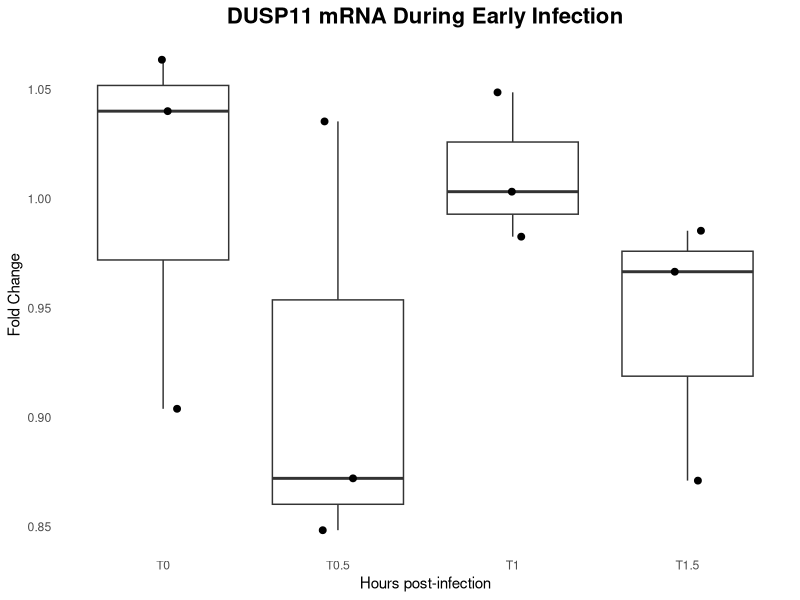
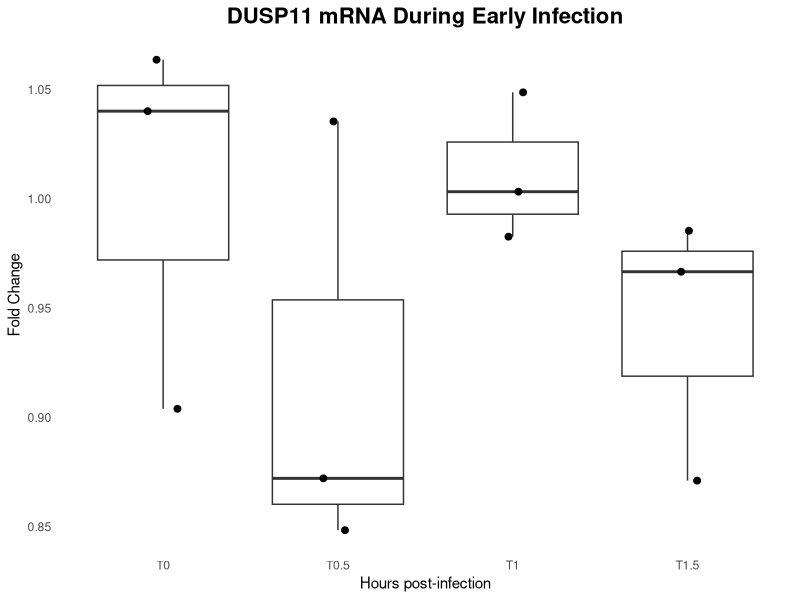

Reproduce these figures in R, in order.
library(readxl)
df <- read_excel("TN052.13/filtered_results.xlsx")

# Calculate ΔCt for each sample
library(dplyr)
ddct_data <- df %>%
  group_by(`Sample Name`, `Target Name`, `Task`) %>%
  summarise(CT = mean(CT, na.rm = TRUE), .groups = "drop") %>%
  tidyr::pivot_wider(names_from = `Target Name`, values_from = CT) %>%
  mutate(delta_ct = DUSP11 - RNA18S1)

# Reference sample: first sample
ref_delta_ct <- mean(ddct_data$delta_ct[1:3], na.rm = TRUE)

# Calculate ddCT and fold change
ddct_data <- ddct_data %>%
  mutate(ddct = delta_ct - ref_delta_ct,
         fold_change = 2^(-ddct))

# Plot foldchange
library(ggplot2)
ggplot(ddct_data, aes(x = `Sample Name`, y = fold_change)) +
  geom_boxplot() +
  geom_jitter(width = 0.1, height = 0, size = 2) +
  labs(title = "DUSP11 mRNA During Early Infection",
       x = "Hours post-infection",
       y = "Fold Change") +
  theme_classic() +
  theme(axis.line = element_blank(),
    axis.ticks = element_blank(),
    plot.title = element_text(hjust = 0.5, size = 16, face = "bold")
  )

# Save the plot
ggsave("TN052.13/fold_change_plot.png", width = 8, height = 6)